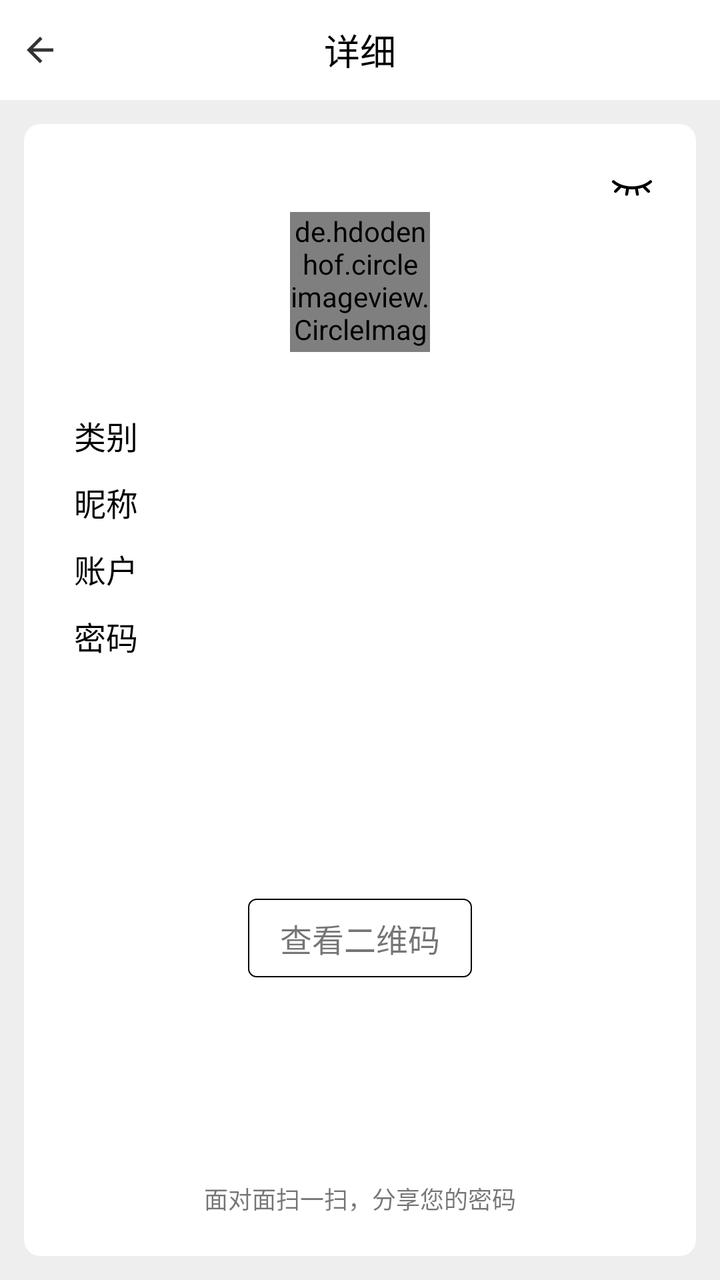
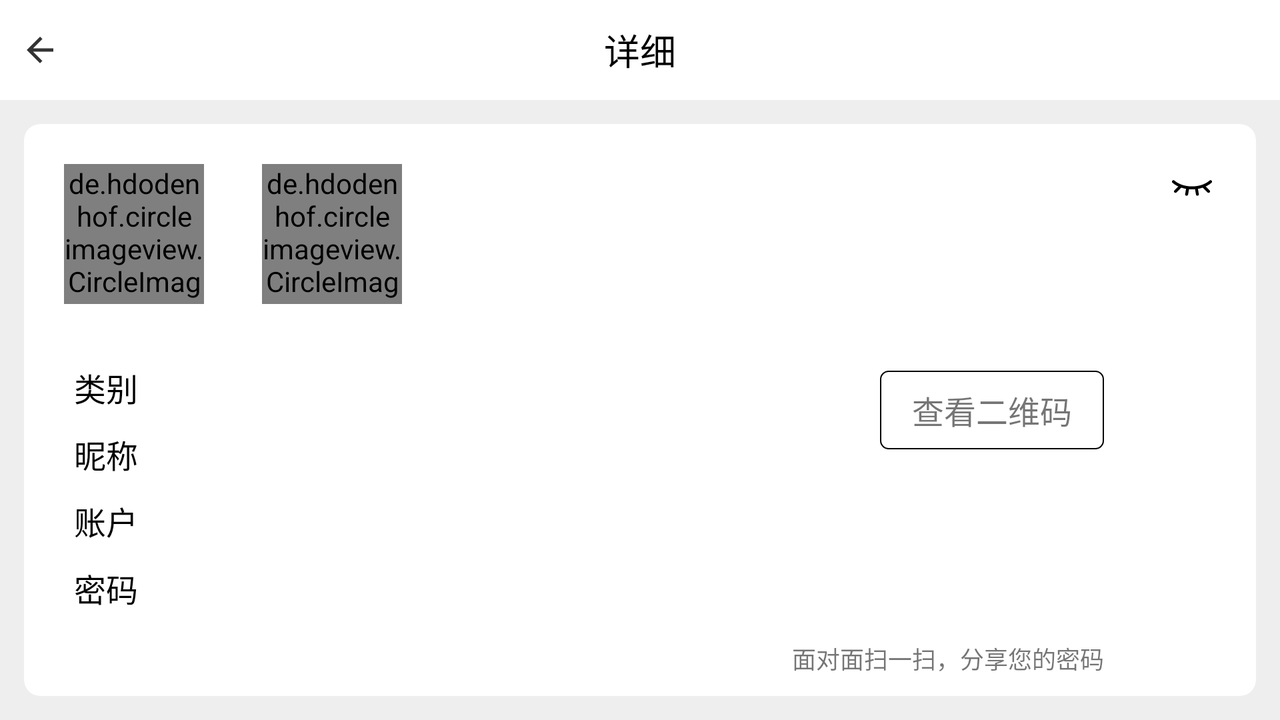

Two renders of one Android screen. The first uses the default layout on a phone; the second uses the alternative layout the repository ships for a different screen configuration, on a matching device. The two XML files are below.
<!-- AndroidManifest.xml: application theme AppTheme -->
<!-- res/layout/activity_view_key.xml -->
<?xml version="1.0" encoding="utf-8"?>
<LinearLayout xmlns:android="http://schemas.android.com/apk/res/android"
    xmlns:app="http://schemas.android.com/apk/res-auto"
    xmlns:tools="http://schemas.android.com/tools"
    android:layout_width="match_parent"
    android:layout_height="match_parent"
    android:orientation="vertical">

    <androidx.appcompat.widget.Toolbar
        style="@style/Toolbar"
        android:id="@+id/main_toolbar"
        app:popupTheme="@style/ThemeOverlay.AppCompat.Light"
        app:contentInsetStart="0dp"
        app:contentInsetEnd="0dp">
<RelativeLayout
    android:layout_width="match_parent"
    android:layout_height="match_parent"
    android:paddingLeft="10dp"
    android:paddingRight="10dp">
    <ImageView
        android:id="@+id/viewKey_back"
        android:layout_width="20dp"
        android:layout_height="match_parent"
        android:src="@drawable/ic_back"
        android:layout_centerVertical="true"
        android:scaleType="centerInside"
        />

    <TextView
        android:layout_width="match_parent"
        android:layout_height="wrap_content"
        android:layout_centerVertical="true"
        android:gravity="center"
        android:maxLines="1"
        android:text="@string/viewKeyActivity_title"
        android:textColor="@color/textColor"
        android:textSize="18sp" />
</RelativeLayout>

    </androidx.appcompat.widget.Toolbar>

    <androidx.cardview.widget.CardView
        android:layout_width="match_parent"
        android:layout_height="wrap_content"
        android:layout_margin="12dp"
        app:cardCornerRadius="8dp"
        app:cardElevation="0dp"
        app:cardBackgroundColor="@color/colorPrimary">



            <LinearLayout
                android:id="@+id/view_info"
                android:layout_width="match_parent"
                android:layout_height="wrap_content"
                android:gravity="center"
                android:orientation="vertical"
                android:paddingTop="20dp"
                android:paddingBottom="20dp">

                <ImageView
                    android:id="@+id/viewKey_showPassword"
                    android:layout_width="24dp"
                    android:layout_height="24dp"
                    android:layout_gravity="right"
                    android:layout_marginRight="20dp"
                    android:padding="2dp"
                    android:scaleType="centerInside"
                    android:src="@drawable/ic_password_hide" />

                <de.hdodenhof.circleimageview.CircleImageView
                    android:id="@+id/viewKey_icon"
                    android:layout_width="70dp"
                    android:layout_height="70dp"
                    android:layout_gravity="center"
                    android:layout_marginBottom="30dp" />

                <RelativeLayout
                    android:layout_width="match_parent"
                    android:layout_height="wrap_content"
                    android:layout_marginBottom="10dp"
                    android:paddingStart="25dp"
                    android:paddingLeft="25dp"
                    android:paddingEnd="20dp"
                    android:paddingRight="20dp">

                    <TextView
                        android:id="@+id/textView_sort"
                        android:layout_width="wrap_content"
                        android:layout_height="wrap_content"
                        android:layout_centerVertical="true"
                        android:paddingEnd="20dp"
                        android:paddingRight="20dp"
                        android:text="@string/viewKeyActivity_sort"
                        android:textColor="@color/textColor"
                        android:textSize="16sp" />

                    <EditText
                        android:id="@+id/viewKey_sort"
                        android:layout_width="match_parent"
                        android:layout_height="wrap_content"
                        android:layout_toEndOf="@id/textView_sort"
                        android:layout_toRightOf="@id/textView_sort"
                        android:background="@null"
                        android:enabled="false"
                        android:inputType="text"
                        android:textColor="@color/textColor"
                        android:textSize="16sp"
                        tools:ignore="LabelFor" />


                </RelativeLayout>

                <RelativeLayout
                    android:layout_width="match_parent"
                    android:layout_height="wrap_content"
                    android:layout_marginBottom="10dp"
                    android:paddingStart="25dp"
                    android:paddingLeft="25dp"
                    android:paddingEnd="20dp"
                    android:paddingRight="20dp">

                    <TextView
                        android:id="@+id/textView_nickname"
                        android:layout_width="wrap_content"
                        android:layout_height="wrap_content"

                        android:layout_centerVertical="true"
                        android:paddingEnd="20dp"
                        android:paddingRight="20dp"
                        android:text="@string/viewKeyActivity_nickname"
                        android:textColor="@color/textColor"
                        android:textSize="16sp" />

                    <EditText
                        android:id="@+id/viewKey_nickname"
                        android:layout_width="match_parent"
                        android:layout_height="wrap_content"
                        android:layout_toEndOf="@id/textView_nickname"
                        android:layout_toRightOf="@id/textView_nickname"
                        android:background="@null"
                        android:enabled="false"
                        android:inputType="text"
                        android:textColor="@color/textColor"
                        android:textSize="16sp"
                        tools:ignore="LabelFor" />


                </RelativeLayout>

                <RelativeLayout
                    android:layout_width="match_parent"
                    android:layout_height="wrap_content"
                    android:layout_marginBottom="10dp"
                    android:paddingStart="25dp"
                    android:paddingLeft="25dp"
                    android:paddingEnd="20dp"
                    android:paddingRight="20dp">

                    <TextView
                        android:id="@+id/textView_account"
                        android:layout_width="wrap_content"

                        android:layout_height="wrap_content"
                        android:paddingEnd="20dp"
                        android:paddingRight="20dp"
                        android:text="@string/viewKeyActivity_account"
                        android:textColor="@color/textColor"
                        android:textSize="16sp" />

                    <EditText
                        android:id="@+id/viewKey_account"
                        android:layout_width="match_parent"
                        android:layout_height="wrap_content"
                        android:layout_toEndOf="@id/textView_account"
                        android:layout_toRightOf="@id/textView_account"
                        android:background="@null"
                        android:enabled="false"
                        android:inputType="text"
                        android:textColor="@color/textColor"
                        android:textSize="16sp"
                        tools:ignore="LabelFor" />


                </RelativeLayout>

                <RelativeLayout
                    android:layout_width="match_parent"
                    android:layout_height="wrap_content"
                    android:paddingStart="25dp"
                    android:paddingLeft="25dp"
                    android:paddingEnd="20dp"
                    android:paddingRight="20dp">

                    <TextView
                        android:id="@+id/textView_password"
                        android:layout_width="wrap_content"
                        android:layout_height="wrap_content"
                        android:layout_centerVertical="true"
                        android:paddingEnd="20dp"
                        android:paddingRight="20dp"
                        android:text="@string/viewKeyActivity_password"
                        android:textColor="@color/textColor"
                        android:textSize="16sp" />

                    <EditText
                        android:id="@+id/viewKey_password"
                        android:layout_width="match_parent"
                        android:layout_height="wrap_content"
                        android:layout_toEndOf="@id/textView_password"
                        android:layout_toRightOf="@id/textView_password"
                        android:background="@null"
                        android:enabled="false"
                        android:inputType="textPassword"
                        android:textColor="@color/textColor"
                        tools:ignore="LabelFor" />
                </RelativeLayout>
            <RelativeLayout
                android:layout_width="match_parent"
                android:layout_height="wrap_content">
                <TextView
                    android:id="@+id/qrcode_placeholder"
                    android:layout_width="wrap_content"
                    android:layout_height="wrap_content"
                    android:text="@string/viewKeyActivity_look"
                    android:textSize="16dp"
                    android:layout_centerInParent="true"
                    android:background="@drawable/qrcode_bg"
                    android:paddingLeft="16dp"
                    android:paddingRight="16dp"
                    android:paddingTop="8dp"
                    android:paddingBottom="8dp"/>
                <ImageView
                    android:id="@+id/qrcode"
                    android:layout_width="wrap_content"
                    android:layout_height="wrap_content"
                    android:layout_centerInParent="true"
                    android:padding="30dp"/>
                <TextView
                    android:layout_width="match_parent"
                    android:layout_height="wrap_content"
                    android:layout_alignParentBottom="true"
                    android:text="@string/viewKeyActivity_desp"
                    android:textAlignment="center"
                    android:gravity="center_horizontal"
                    android:textSize="12sp"
                    android:layout_marginBottom="20dp" />
            </RelativeLayout>


            </LinearLayout>



    </androidx.cardview.widget.CardView>
</LinearLayout>
<!-- resources referenced by this layout -->
<resources>
  <color name="colorPrimary">@android:color/background_light</color>
  <color name="textColor">#000000</color>
  <!-- drawable ic_back (drawable-anydpi) -->
  <vector xmlns:android="http://schemas.android.com/apk/res/android"
      android:width="24dp"
      android:height="24dp"
      android:viewportWidth="24"
      android:viewportHeight="24"
      android:tint="@color/textColor"
      android:alpha="0.8">
      <path
          android:fillColor="@color/textColor"
          android:pathData="M20,11H7.83l5.59,-5.59L12,4l-8,8 8,8 1.41,-1.41L7.83,13H20v-2z"/>
  </vector>
  <!-- drawable qrcode_bg (drawable) -->
  <?xml version="1.0" encoding="utf-8"?>
  <shape xmlns:android="http://schemas.android.com/apk/res/android">
      <stroke
          android:color="@color/textColor"
          android:width="0.5dip"/>
      <corners android:radius="4dip"/>
  </shape>
  <string name="viewKeyActivity_account" translatable="false">账户</string>
  <string name="viewKeyActivity_desp" translatable="true">面对面扫一扫，分享您的密码</string>
  <string name="viewKeyActivity_look" translatable="true">查看二维码</string>
  <string name="viewKeyActivity_nickname" translatable="false">昵称</string>
  <string name="viewKeyActivity_password" translatable="false">密码</string>
  <string name="viewKeyActivity_sort" translatable="false">类别</string>
  <string name="viewKeyActivity_title" translatable="true">详细</string>
  <style name="Toolbar">
          <item name="android:layout_width">match_parent</item>
          <item name="android:layout_height">50dp</item>
          <item name="android:background">?attr/colorPrimary</item>
          <item name="android:theme">@style/ThemeOverlay.AppCompat.DayNight</item>
          <item name="android:fitsSystemWindows">false</item>
          <item name="android:iconTint" tools:targetApi="o">@color/textColor</item>
      </style>
  <style name="AppTheme" parent="Theme.AppCompat.DayNight.NoActionBar">
          
          <item name="colorPrimary">@color/colorPrimary</item>
          <item name="colorPrimaryDark">@color/colorPrimaryDark</item>
          <item name="colorAccent">@color/colorAccent</item>
          <item name="colorControlNormal">@color/colorControlNormal</item>
          <item name="colorControlActivated">@color/colorControlNormal</item>
          <item name="elevation">0dp</item>
          <item name="android:windowBackground">@color/windowBackground</item>
          <item name="android:windowTranslucentStatus" tools:targetApi="kitkat">false</item>
      </style>
  <color name="colorPrimaryDark">@android:color/background_dark</color>
  <color name="colorAccent">@android:color/background_light</color>
  <color name="colorControlNormal">#1a71e4</color>
  <color name="windowBackground">#eeeeee</color>
</resources>
<!-- res/layout-land/activity_view_key.xml (the repository's variant of the layout above) -->
<!-- drawn on the phone turned sideways -->
<?xml version="1.0" encoding="utf-8"?>
<LinearLayout xmlns:android="http://schemas.android.com/apk/res/android"
    xmlns:app="http://schemas.android.com/apk/res-auto"
    xmlns:tools="http://schemas.android.com/tools"
    android:layout_width="match_parent"
    android:layout_height="match_parent"
    android:orientation="vertical">

    <androidx.appcompat.widget.Toolbar
        style="@style/Toolbar"
        android:id="@+id/main_toolbar"
        app:popupTheme="@style/ThemeOverlay.AppCompat.Light"
        app:contentInsetStart="0dp"
        app:contentInsetEnd="0dp">
<RelativeLayout
    android:layout_width="match_parent"
    android:layout_height="match_parent"
    android:paddingLeft="10dp"
    android:paddingRight="10dp">
    <ImageView
        android:id="@+id/viewKey_back"
        android:layout_width="20dp"
        android:layout_height="match_parent"
        android:src="@drawable/ic_back"
        android:layout_centerVertical="true"
        android:scaleType="centerInside"
        />

    <TextView
        android:layout_width="match_parent"
        android:layout_height="wrap_content"
        android:layout_centerVertical="true"
        android:gravity="center"
        android:maxLines="1"
        android:text="@string/viewKeyActivity_title"
        android:textColor="@color/textColor"
        android:textSize="18sp" />
</RelativeLayout>

    </androidx.appcompat.widget.Toolbar>

    <androidx.cardview.widget.CardView
        android:layout_width="match_parent"
        android:layout_height="wrap_content"
        android:layout_margin="12dp"
        app:cardCornerRadius="8dp"
        app:cardElevation="0dp"
        app:cardBackgroundColor="@color/colorPrimary">
<RelativeLayout
    android:layout_width="match_parent"
    android:layout_height="match_parent">
    <de.hdodenhof.circleimageview.CircleImageView
        android:id="@+id/viewKey_icon"
        android:layout_width="70dp"
        android:layout_height="70dp"
        android:layout_alignParentTop="true"
        android:layout_marginTop="20dp"
        android:layout_marginLeft="20dp"/>
    <ImageView
        android:id="@+id/viewKey_showPassword"
        android:layout_width="24dp"
        android:layout_height="24dp"
        android:layout_marginRight="20dp"
        android:layout_marginTop="20dp"
        android:padding="2dp"
        android:scaleType="centerInside"
        android:src="@drawable/ic_password_hide"
        android:layout_alignParentRight="true"/>
    <Space
        android:id="@+id/space"
        android:layout_width="wrap_content"
        android:layout_height="match_parent"
        android:layout_centerInParent="true"/>
    <LinearLayout
        android:id="@+id/view_info"
        android:layout_width="match_parent"
        android:layout_height="wrap_content"
        android:gravity="center"
        android:orientation="vertical"
        android:paddingTop="20dp"
        android:paddingBottom="20dp"
        android:layout_toLeftOf="@+id/space">



        <de.hdodenhof.circleimageview.CircleImageView
            android:layout_width="70dp"
            android:layout_height="70dp"
            android:layout_gravity="center"
            android:layout_marginBottom="30dp" />

        <RelativeLayout
            android:layout_width="match_parent"
            android:layout_height="wrap_content"
            android:layout_marginBottom="10dp"
            android:paddingStart="25dp"
            android:paddingLeft="25dp"
            android:paddingEnd="20dp"
            android:paddingRight="20dp">

            <TextView
                android:id="@+id/textView_sort"
                android:layout_width="wrap_content"
                android:layout_height="wrap_content"
                android:layout_centerVertical="true"
                android:paddingEnd="20dp"
                android:paddingRight="20dp"
                android:text="@string/viewKeyActivity_sort"
                android:textColor="@color/textColor"
                android:textSize="16sp" />

            <EditText
                android:id="@+id/viewKey_sort"
                android:layout_width="match_parent"
                android:layout_height="wrap_content"
                android:layout_toEndOf="@id/textView_sort"
                android:layout_toRightOf="@id/textView_sort"
                android:background="@null"
                android:enabled="false"
                android:inputType="text"
                android:textColor="@color/textColor"
                android:textSize="16sp"
                tools:ignore="LabelFor" />


        </RelativeLayout>

        <RelativeLayout
            android:layout_width="match_parent"
            android:layout_height="wrap_content"
            android:layout_marginBottom="10dp"
            android:paddingStart="25dp"
            android:paddingLeft="25dp"
            android:paddingEnd="20dp"
            android:paddingRight="20dp">

            <TextView
                android:id="@+id/textView_nickname"
                android:layout_width="wrap_content"
                android:layout_height="wrap_content"

                android:layout_centerVertical="true"
                android:paddingEnd="20dp"
                android:paddingRight="20dp"
                android:text="@string/viewKeyActivity_nickname"
                android:textColor="@color/textColor"
                android:textSize="16sp" />

            <EditText
                android:id="@+id/viewKey_nickname"
                android:layout_width="match_parent"
                android:layout_height="wrap_content"
                android:layout_toEndOf="@id/textView_nickname"
                android:layout_toRightOf="@id/textView_nickname"
                android:background="@null"
                android:enabled="false"
                android:inputType="text"
                android:textColor="@color/textColor"
                android:textSize="16sp"
                tools:ignore="LabelFor" />


        </RelativeLayout>

        <RelativeLayout
            android:layout_width="match_parent"
            android:layout_height="wrap_content"
            android:layout_marginBottom="10dp"
            android:paddingStart="25dp"
            android:paddingLeft="25dp"
            android:paddingEnd="20dp"
            android:paddingRight="20dp">

            <TextView
                android:id="@+id/textView_account"
                android:layout_width="wrap_content"

                android:layout_height="wrap_content"
                android:paddingEnd="20dp"
                android:paddingRight="20dp"
                android:text="@string/viewKeyActivity_account"
                android:textColor="@color/textColor"
                android:textSize="16sp" />

            <EditText
                android:id="@+id/viewKey_account"
                android:layout_width="match_parent"
                android:layout_height="wrap_content"
                android:layout_toEndOf="@id/textView_account"
                android:layout_toRightOf="@id/textView_account"
                android:background="@null"
                android:enabled="false"
                android:inputType="text"
                android:textColor="@color/textColor"
                android:textSize="16sp"
                tools:ignore="LabelFor" />


        </RelativeLayout>

        <RelativeLayout
            android:layout_width="match_parent"
            android:layout_height="wrap_content"
            android:paddingStart="25dp"
            android:paddingLeft="25dp"
            android:paddingEnd="20dp"
            android:paddingRight="20dp">

            <TextView
                android:id="@+id/textView_password"
                android:layout_width="wrap_content"
                android:layout_height="wrap_content"
                android:layout_centerVertical="true"
                android:paddingEnd="20dp"
                android:paddingRight="20dp"
                android:text="@string/viewKeyActivity_password"
                android:textColor="@color/textColor"
                android:textSize="16sp" />

            <EditText
                android:id="@+id/viewKey_password"
                android:layout_width="match_parent"
                android:layout_height="wrap_content"
                android:layout_toEndOf="@id/textView_password"
                android:layout_toRightOf="@id/textView_password"
                android:background="@null"
                android:enabled="false"
                android:inputType="textPassword"
                android:textColor="@color/textColor"
                tools:ignore="LabelFor" />
        </RelativeLayout>
        <RelativeLayout
            android:layout_width="match_parent"
            android:layout_height="wrap_content">


        </RelativeLayout>


    </LinearLayout>
    <TextView
        android:layout_toRightOf="@+id/space"
        android:id="@+id/qrcode_placeholder"
        android:layout_width="wrap_content"
        android:layout_height="wrap_content"
        android:text="@string/viewKeyActivity_look"
        android:textSize="16dp"
        android:layout_centerVertical="true"
        android:layout_marginLeft="120dp"
        android:background="@drawable/qrcode_bg"
        android:paddingLeft="16dp"
        android:paddingRight="16dp"
        android:paddingTop="8dp"
        android:paddingBottom="8dp"/>
    <ImageView
        android:id="@+id/qrcode"
        android:layout_width="match_parent"
        android:layout_height="wrap_content"
        android:layout_centerVertical="true"
        android:layout_margin="50dp"
        android:layout_toRightOf="@+id/space" />
    <TextView
        android:layout_width="match_parent"
        android:layout_height="wrap_content"
        android:layout_toRightOf="@+id/space"
        android:layout_alignParentBottom="true"
        android:text="@string/viewKeyActivity_desp"
        android:textAlignment="center"
        android:textSize="12sp"
        android:paddingBottom="10dp"
        android:gravity="center_horizontal" />
</RelativeLayout>





    </androidx.cardview.widget.CardView>
</LinearLayout>
